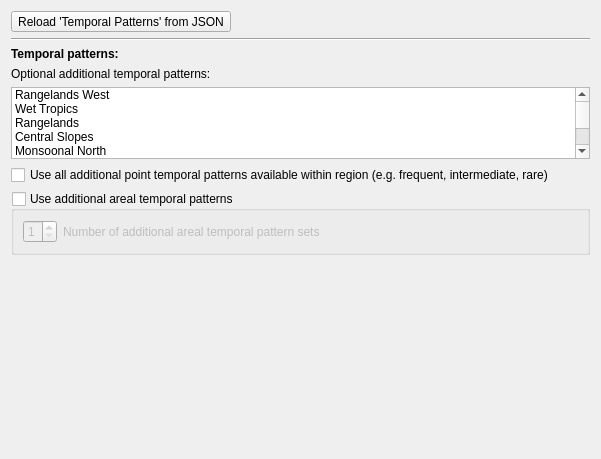
          <widget class="QWidget" name="tp_scroll_area_widget">
           <property name="geometry">
            <rect>
             <x>0</x>
             <y>0</y>
             <width>601</width>
             <height>459</height>
            </rect>
           </property>
           <layout class="QGridLayout" name="gridLayout_10">
            <item row="0" column="0">
             <widget class="QToolButton" name="tp_reload_json_tool_button">
              <property name="text">
               <string>Reload 'Temporal Patterns' from JSON</string>
              </property>
              <property name="toolButtonStyle">
               <enum>Qt::ToolButtonStyle::ToolButtonTextOnly</enum>
              </property>
             </widget>
            </item>
            <item row="1" column="0">
             <widget class="Line" name="tp_hori_line">
              <property name="orientation">
               <enum>Qt::Orientation::Horizontal</enum>
              </property>
             </widget>
            </item>
            <item row="2" column="0">
             <widget class="QLabel" name="tp_label">
              <property name="font">
               <font>
                <bold>true</bold>
               </font>
              </property>
              <property name="text">
               <string>Temporal patterns:</string>
              </property>
             </widget>
            </item>
            <item row="3" column="0">
             <widget class="QLabel" name="tp_optional_tps_label">
              <property name="toolTip">
               <string>Additional ARR temporal pattern regions</string>
              </property>
              <property name="text">
               <string>Optional additional temporal patterns:</string>
              </property>
             </widget>
            </item>
            <item row="4" column="0">
             <widget class="QListWidget" name="tp_optional_tps_list_widget">
              <property name="sizePolicy">
               <sizepolicy hsizetype="Expanding" vsizetype="Minimum">
                <horstretch>0</horstretch>
                <verstretch>0</verstretch>
               </sizepolicy>
              </property>
              <property name="maximumSize">
               <size>
                <width>16777215</width>
                <height>250</height>
               </size>
              </property>
              <property name="verticalScrollBarPolicy">
               <enum>Qt::ScrollBarPolicy::ScrollBarAsNeeded</enum>
              </property>
              <property name="sizeAdjustPolicy">
               <enum>QAbstractScrollArea::SizeAdjustPolicy::AdjustToContents</enum>
              </property>
              <property name="autoScroll">
               <bool>true</bool>
              </property>
              <property name="selectionMode">
               <enum>QAbstractItemView::SelectionMode::MultiSelection</enum>
              </property>
              <property name="resizeMode">
               <enum>QListView::ResizeMode::Fixed</enum>
              </property>
              <property name="spacing">
               <number>-5</number>
              </property>
              <property name="viewMode">
               <enum>QListView::ViewMode::ListMode</enum>
              </property>
              <item>
               <property name="text">
                <string>Rangelands West</string>
               </property>
              </item>
              <item>
               <property name="text">
                <string>Wet Tropics</string>
               </property>
              </item>
              <item>
               <property name="text">
                <string>Rangelands</string>
               </property>
              </item>
              <item>
               <property name="text">
                <string>Central Slopes</string>
               </property>
              </item>
              <item>
               <property name="text">
                <string>Monsoonal North</string>
               </property>
              </item>
              <item>
               <property name="text">
                <string>Murray Basin</string>
               </property>
              </item>
              <item>
               <property name="text">
                <string>East Coast North</string>
               </property>
              </item>
              <item>
               <property name="text">
                <string>East Coast South</string>
               </property>
              </item>
              <item>
               <property name="text">
                <string>Southern Slopes Mainland</string>
               </property>
              </item>
              <item>
               <property name="text">
                <string>Southern Slopes Tasmania</string>
               </property>
              </item>
              <item>
               <property name="text">
                <string>East Flatlands</string>
               </property>
              </item>
              <item>
               <property name="text">
                <string>West Flatlands</string>
               </property>
              </item>
             </widget>
            </item>
            <item row="5" column="0">
             <widget class="QCheckBox" name="tp_use_add_point_tps_checkbox">
              <property name="text">
               <string>Use all additional point temporal patterns available within region (e.g. frequent, intermediate, rare)</string>
              </property>
             </widget>
            </item>
            <item row="6" column="0">
             <widget class="QgsCollapsibleGroupBox" name="tp_use_add_areal_tps_block">
              <property name="title">
               <string>Use additional areal temporal patterns</string>
              </property>
              <property name="checkable">
               <bool>true</bool>
              </property>
              <property name="checked">
               <bool>false</bool>
              </property>
              <property name="collapsed">
               <bool>true</bool>
              </property>
              <layout class="QVBoxLayout" name="verticalLayout_25">
               <item>
                <layout class="QHBoxLayout" name="tp_use_add_areal_tps_widget_hori_layout">
                 <item>
                  <widget class="QSpinBox" name="tp_use_add_areal_tps_no_spinbox">
                   <property name="toolTip">
                    <string>No. of additional areal tp catchment area buckets</string>
                   </property>
                   <property name="minimum">
                    <number>1</number>
                   </property>
                   <property name="maximum">
                    <number>8</number>
                   </property>
                  </widget>
                 </item>
                 <item>
                  <widget class="QLabel" name="tp_use_add_areal_tps_no_label">
                   <property name="text">
                    <string>Number of additional areal temporal pattern sets</string>
                   </property>
                  </widget>
                 </item>
                 <item>
                  <spacer name="tp_use_add_areal_tps_hori_spacer">
                   <property name="orientation">
                    <enum>Qt::Orientation::Horizontal</enum>
                   </property>
                   <property name="sizeHint" stdset="0">
                    <size>
                     <width>40</width>
                     <height>20</height>
                    </size>
                   </property>
                  </spacer>
                 </item>
                </layout>
               </item>
              </layout>
             </widget>
            </item>
            <item row="7" column="0">
             <spacer name="tp_tab_vert_spacer">
              <property name="orientation">
               <enum>Qt::Orientation::Vertical</enum>
              </property>
              <property name="sizeHint" stdset="0">
               <size>
                <width>20</width>
                <height>40</height>
               </size>
              </property>
             </spacer>
            </item>
           </layout>
          </widget>
